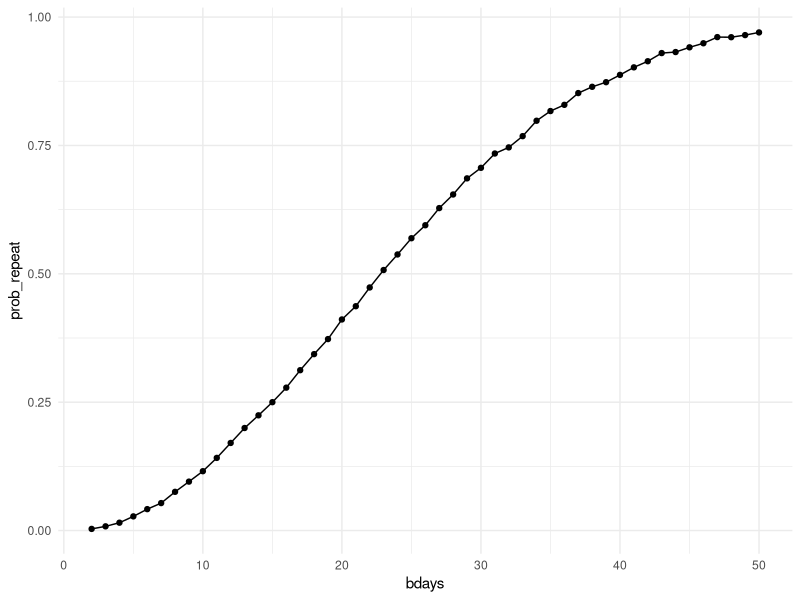
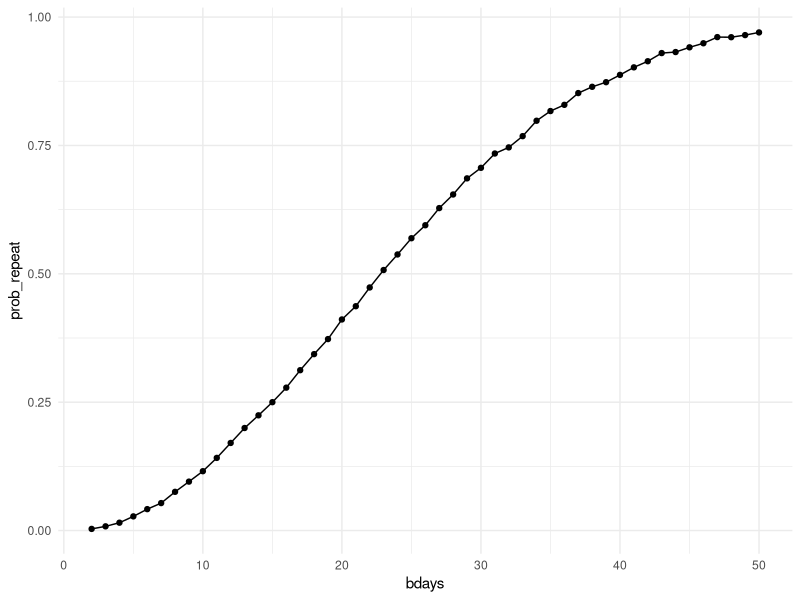

The R script that drew these images, in order: (Note: a time limit stopped this script after it produced the figures.)
## ---- chunk 1
library(tidyverse)
library(broom)
## ---- chunk 2
birthdays = sample(1:365, 5, replace = TRUE)

repeated_bday = length(unique(birthdays)) < 5

repeated_bday
## ---- chunk 3
bday_sim = function(n_room) {
  
  birthdays = sample(1:365, n_room, replace = TRUE)

  repeated_bday = length(unique(birthdays)) < n_room

  repeated_bday
  
}

bday_sim(20)
## ---- chunk 4
bday_sim_results = 
  expand_grid(
    bdays = 2:50,
    iter = 1:10000
  ) |>
  mutate(
    result = map_lgl(bdays, bday_sim)
  ) |>
  group_by(
    bdays
  ) |>
  summarize(
    prob_repeat = mean(result)
  )
## ---- chunk 5
problem1_p =
  bday_sim_results |>
  ggplot(aes(x = bdays, y = prob_repeat)) +
  geom_point() + 
  geom_line() +
  theme_minimal()

problem1_p
## ---- chunk 6
ggsave("figures/problem1_p.jpg", problem1_p)
## ---- chunk 7
set.seed(1)

# Write function
sim_ttest = function(n_subj, mu = 0, sigma = 5) {
  
  sim_df = 
    tibble(
      x = rnorm(n = n_subj, mean = mu, sd = sigma)
    )
  
  tt_result = t.test(sim_df$x, mu = 0)
  
  tt_result |> 
    broom::tidy() |> 
    summarize(
      mu_true = mu,
      mu_hat = estimate,
      p_value = p.value
    )
}

# Run simulations
sim_results_df = 
  expand_grid(
    mu_true = 0:6,
    iter = 1:5000
  ) |>
  mutate(
    results = map(mu_true, ~ sim_ttest(n_subj = 30, mu = .x, sigma = 5))
  ) |>
  unnest(results, names_sep = "_")
## ---- chunk 8
# Plot showing the proportion of times the null was rejected (the power of the test) vs the true value of μ
alpha = 0.05
power_df =
  sim_results_df |> 
  group_by(mu_true) |>
  summarise(power = mean(results_p_value < alpha), .groups = "drop")

problem2_p1 =
  power_df |>
  ggplot(aes(x = mu_true, y = power)) +
  geom_point() +
  geom_line() +
  labs(
    x = "True mean",
    y = "Power",
    title = "Power vs True μ"
  ) +
  theme_minimal()

problem2_p1
## ---- chunk 9
ggsave("figures/problem2_p1.jpg", problem2_p1)
## ---- chunk 10
# Average μ overall vs among rejections
avg_all =
  sim_results_df |>
  group_by(mu_true) |> 
  summarise(avg_mu_hat = mean(results_mu_hat), .groups = "drop") |>
  mutate(set = "All samples")

avg_rejects =
  sim_results_df |>
  filter(results_p_value < alpha) |>
  group_by(mu_true) |>
  summarise(avg_mu_hat = mean(results_mu_hat), .groups = "drop") |>
  mutate(set = "Rejected only")

avg_both = bind_rows(avg_all, avg_rejects)

problem2_p2 =
  avg_both |>
  ggplot(aes(x = mu_true, y = avg_mu_hat, color = set)) +
  geom_point() +
  geom_line() +
  labs(
    x = "True mean",
    y = "Average estimate of μ",
    title = "Average μ: overall vs rejections"
  ) +
  theme_minimal()

problem2_p2
## ---- chunk 11
ggsave("figures/problem2_p2.jpg", problem2_p2)
## ---- chunk 12
